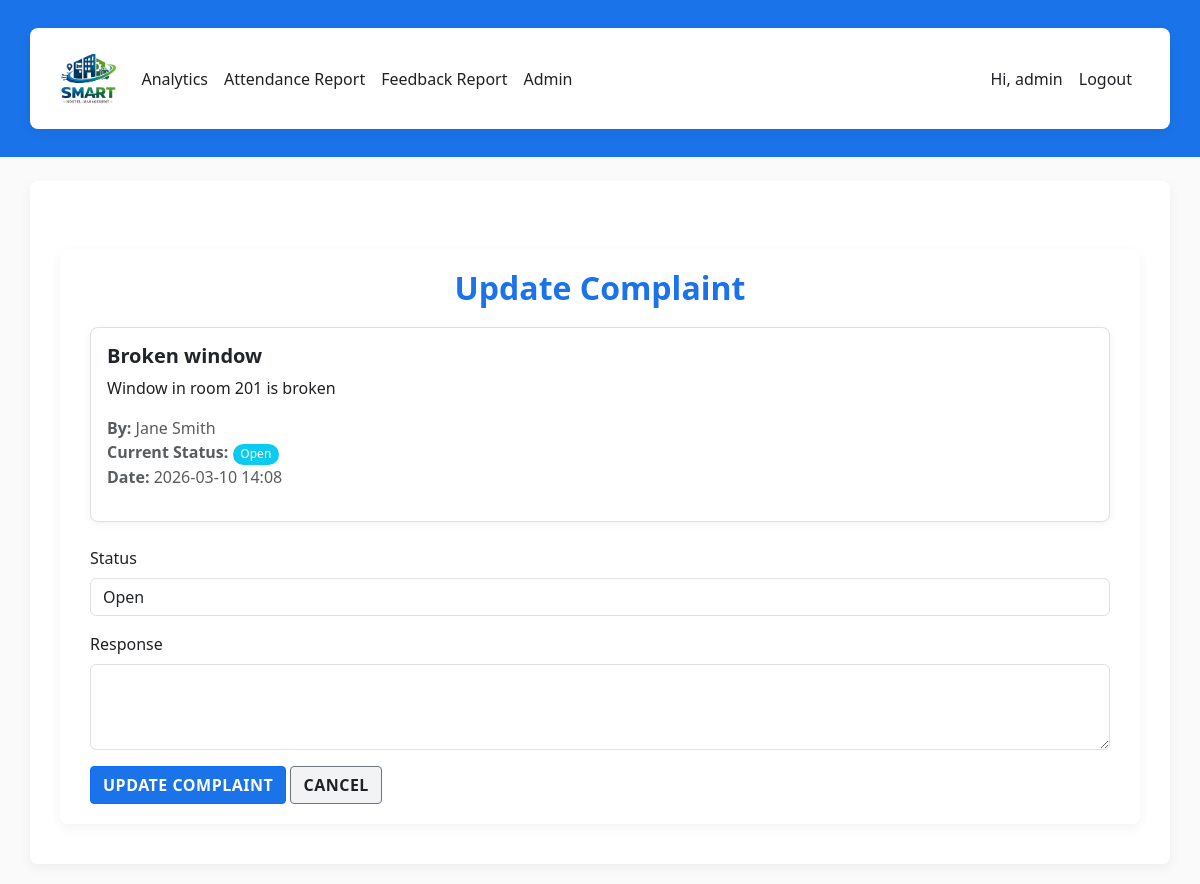
The page /complaints/3/update/ (signed in) on the database its author committed.
### hostel/models.py (models this page shows, shortened)
class Complaint(models.Model):
    STATUS_CHOICES = [
        ('open', 'Open'),
        ('in_progress', 'In Progress'),
        ('resolved', 'Resolved'),
    ]
    student = models.ForeignKey(StudentProfile, on_delete=models.CASCADE)
    title = models.CharField(max_length=200)
    description = models.TextField()
    status = models.CharField(max_length=20, choices=STATUS_CHOICES, default='open')
    response = models.TextField(blank=True)
    created_at = models.DateTimeField(auto_now_add=True)
    updated_at = models.DateTimeField(auto_now=True)
    anonymous = models.BooleanField(default=False)

class StudentProfile(models.Model):
    user = models.OneToOneField(User, on_delete=models.CASCADE)
    roll_number = models.CharField(max_length=30, blank=True, null=True)
    room = models.ForeignKey(Room, on_delete=models.SET_NULL, null=True, blank=True)
    fees_due = models.DecimalField(max_digits=9, decimal_places=2, default=0)
    fees_paid = models.DecimalField(max_digits=9, decimal_places=2, default=0)
    joined_on = models.DateField(default=timezone.now)

### hostel/views.py (the view)
# urls.py: path('complaints/<int:pk>/update/', views.update_complaint, name='update_complaint'),
@user_passes_test(lambda u: u.is_staff)
def update_complaint(request, pk):
    complaint = get_object_or_404(Complaint, pk=pk)
    if request.method == 'POST':
        form = ComplaintUpdateForm(request.POST, instance=complaint)
        if form.is_valid():
            form.save()
            messages.success(request, 'Complaint updated successfully.')
            return redirect('complaints')
    else:
        form = ComplaintUpdateForm(instance=complaint)
    return render(request, 'hostel/update_complaint.html', {'form': form, 'complaint': complaint})

### hostel/forms.py
class ComplaintUpdateForm(forms.ModelForm):
    class Meta:
        model = Complaint
        fields = ('status', 'response')
    def __init__(self, *args, **kwargs):
        super().__init__(*args, **kwargs)
        self.fields['status'].widget.attrs.update({'class': 'form-control'})
        self.fields['response'].widget.attrs.update({'class': 'form-control', 'rows': '3'})

### templates/hostel/update_complaint.html (shortened to what this page needs)
{% extends 'hostel/base.html' %}
{% block content %}
<div class="container mt-5">
  <h2>Update Complaint</h2>
  <div class="card mb-4">
    <div class="card-body">
      <h5 class="card-title">{{ complaint.title }}</h5>
      <p class="card-text">{{ complaint.description }}</p>
      <p class="text-muted">
        {% if not complaint.anonymous %}
          <strong>By:</strong> {{ complaint.student.user.get_full_name }}<br>
        {% else %}
          <strong>Submitted anonymously</strong><br>
        {% endif %}
        <strong>Current Status:</strong> <span class="badge bg-info">{{ complaint.get_status_display }}</span><br>
        <strong>Date:</strong> {{ complaint.created_at|date:"Y-m-d H:i" }}
      </p>
    </div>
  </div>
  <form method="post" class="mt-4">
    <div class="mb-3">
      <label for="id_status" class="form-label">Status</label>
      {{ form.status }}
    </div>
    <div class="mb-3">
      <label for="id_response" class="form-label">Response</label>
      {{ form.response }}
    </div>
    <button type="submit" class="btn btn-primary">Update Complaint</button>
    <a href="{% url 'complaints' %}" class="btn btn-secondary">Cancel</a>
  </form>
</div>
{% endblock %}

### templates/hostel/base.html (shortened to what this page needs)
{% load static %}
<!doctype html>
<html lang="en">
  <head>
    <link href="https://cdn.jsdelivr.net/npm/bootstrap@5.3.2/dist/css/bootstrap.min.css" rel="stylesheet">
    <link href="{% static 'hostel/css/style.css' %}" rel="stylesheet">
  </head>
  <body>
    <nav class="navbar navbar-expand-lg navbar-dark mb-4" style="background: #1A73E8;">
      <div class="container">
        <a class="navbar-brand" href="{% url 'home' %}">
          <img src="{% static 'hostel/img/logo.png' %}" alt="Smart Hostel" class="d-inline-block align-text-top logo-img">
        </a>
        <div class="collapse navbar-collapse" id="nav">
          <ul class="navbar-nav me-auto">
            {% if user.is_authenticated %}
              {% if user.is_staff %}
                <li class="nav-item"><a class="nav-link" href="{% url 'analytics' %}">Analytics</a></li>
                <li class="nav-item"><a class="nav-link" href="{% url 'attendance_report' %}">Attendance Report</a></li>
                <li class="nav-item"><a class="nav-link" href="{% url 'feedback_report' %}">Feedback Report</a></li>
                <li class="nav-item"><a class="nav-link" href="/admin/">Admin</a></li>
              {% endif %}
            {% endif %}
          </ul>
          <ul class="navbar-nav">
            {% if user.is_authenticated %}
              <li class="nav-item"><span class="nav-link">Hi, {{ user.username }}</span></li>
              <li class="nav-item"><a class="nav-link" href="{% url 'logout' %}">Logout</a></li>
            {% else %}
              <li class="nav-item"><a class="nav-link" href="{% url 'login' %}">Login</a></li>
              <li class="nav-item"><a class="nav-link" href="{% url 'signup' %}">Sign up</a></li>
            {% endif %}
          </ul>
        </div>
      </div>
    </nav>
    <div class="container">
      {% block content %}{% endblock %}
    </div>
  </body>
</html>

### static/hostel/css/style.css (style rules this page uses)
body { font-family: 'Segoe UI', Tahoma, Geneva, Verdana, sans-serif; background: #FAFAFA; color: #202124; min-height: 100vh; margin: 0; }
.container { background: #FFFFFF; border-radius: 8px; box-shadow: 0 4px 12px rgba(0,0,0,0.05); margin: 20px auto; padding: 20px 30px; }
h1,h2,h3,h4,h5,h6 { color: #1A73E8; font-weight: 600; }
h2 { text-align: center; margin-bottom: 20px; }
a { color: #0D47A1; }
.card { background: #FFFFFF; border: 1px solid #e0e0e0; border-radius: 8px; box-shadow: 0 2px 8px rgba(0,0,0,0.05); transition: transform 0.2s ease, box-shadow 0.2s ease; }
.card-body { padding: 16px; }
.btn { border-radius: 4px; font-weight: 600; text-transform: uppercase; letter-spacing: 0.5px; transition: background 0.2s ease; }
.btn-primary { background: #1A73E8; color: #fff; }
.btn-secondary { background: #F1F3F4; color: #202124; }
p, li, span, label, input, textarea { color: #202124; }
a, .nav-link { color: #0D47A1; }
input, select, textarea { border: 1px solid #d0d0d0; border-radius: 4px; padding: 8px 10px; background: #FFFFFF; width: 100%; }
.mb-3 { margin-bottom: 1rem; }
.navbar, .footer { background: #1A73E8; }
.navbar .nav-link, .footer a { color: #202124 !important; }
.navbar .navbar-brand { color: #202124 !important; }
.navbar-brand img { height: 50px; width: auto; display: block; }
.badge { border-radius: 20px; font-weight: 500; }

### rows shown on the page
Complaint: title "Broken window", description "Window in room 201 is broken", student.user.get_full_name "Jane Smith", status "Open", created_at "2026-03-10 14:08"

### other values the page prints
{{ user.username }} "admin"
